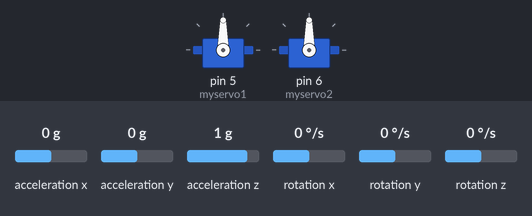
Bench run of a sketch on a simulated Arduino Uno, built with avr-gcc and run on an emulated ATmega328P. Parts: 2 × servo. The inputs (shaded band) are chosen by the test bench; at power-on: acceleration x 0 g, acceleration y 0 g, acceleration z 1 g, rotation x 0 °/s, rotation y 0 °/s, rotation z 0 °/s.

Above: at 1.7 s.
1.8 s: acceleration x set to -1.4 g
At 2.9 s:
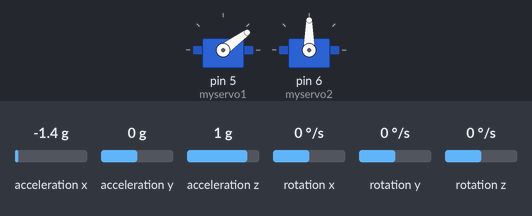
3.5 s: acceleration y set to -1.4 g
At 3.8 s:
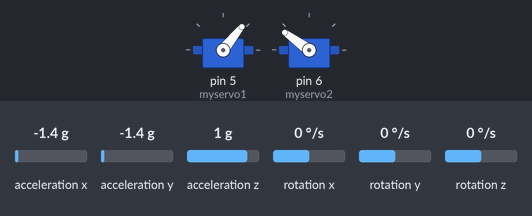
5.0 s: acceleration z set to -1.4 g
At 6.2 s:
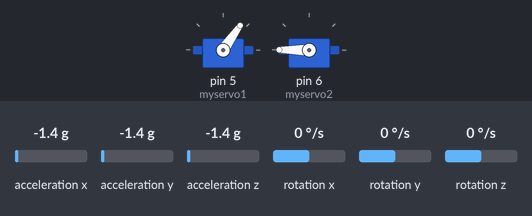
6.5 s: acceleration x set to -0.8 g
At 7.1 s:
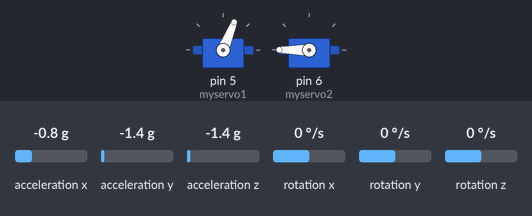
8.0 s: acceleration y set to -0.1 g
At 8.5 s:
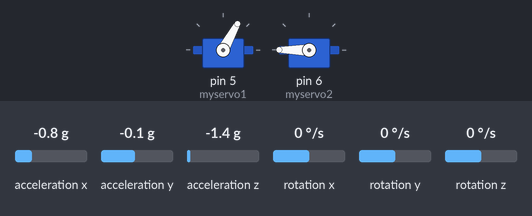
9.5 s: acceleration y set to 0.2 g
At 9.8 s:
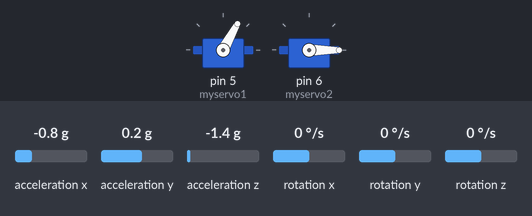
Timing chart, 0 to 12.0 s (numbered marks = the images above; inputs shaded):
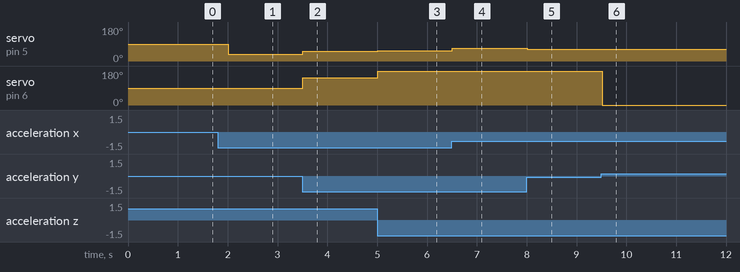

The sketch:

Gimbal_example.ino
```cpp
#include <Servo.h>

// I2Cdev and MPU6050 must be installed as libraries, or else the .cpp/.h files
// for both classes must be in the include path of your project
#include "I2Cdev.h"

#include "MPU6050_6Axis_MotionApps20.h"
//#include "MPU6050.h" // not necessary if using MotionApps include file

// Arduino Wire library is required if I2Cdev I2CDEV_ARDUINO_WIRE implementation
// is used in I2Cdev.h
#if I2CDEV_IMPLEMENTATION == I2CDEV_ARDUINO_WIRE
#include "Wire.h"
#endif

// class default I2C address is 0x68
// specific I2C addresses may be passed as a parameter here
// AD0 low = 0x68 (default for SparkFun breakout and InvenSense evaluation board)
// AD0 high = 0x69
MPU6050 mpu;
//MPU6050 mpu(0x69); // <-- use for AD0 high
Servo myservo1, myservo2;
int pos1 = 0, pos2 = 0, offset1 = 0, offset2 = 0; //the offsets can make you regulate manually the initial position of the gimbal got to row 113 to see how it effect
#define INTERRUPT_PIN PA2

// MPU control/status vars
uint16_t packetSize;    // expected DMP packet size (default is 42 bytes)
uint16_t fifoCount;     // count of all bytes currently in FIFO
uint8_t fifoBuffer[64]; // FIFO storage buffer
uint8_t mpuIntStatus;
// orientation/motion vars
Quaternion q;           // [w, x, y, z]         quaternion container
VectorFloat gravity;    // [x, y, z]   Euler angle container
float ypr[3];           // [yaw, pitch, roll]   yaw/pitch/roll container and gravity vector

unsigned long dmpPrec, dmpNow, servoPrec, servoNow;
// ================================================================
// ===                      INITIAL SETUP                       ===
// ================================================================

void setup() {
  // join I2C bus (I2Cdev library doesn't do this automatically)
#if I2CDEV_IMPLEMENTATION == I2CDEV_ARDUINO_WIRE
  Wire.begin();
  Wire.setClock(400000); // 400kHz I2C clock. Comment this line if having compilation difficulties
#elif I2CDEV_IMPLEMENTATION == I2CDEV_BUILTIN_FASTWIRE
  Fastwire::setup(400, true);
#endif

  // initialize serial communication
  // (115200 chosen because it is required for Teapot Demo output, but it's
  // really up to you depending on your project)
  //Serial.begin(115200);
  //while (!Serial); // wait for Leonardo enumeration, others continue immediately

  // initialize device
  myservo1.attach(5);
  myservo2.attach(6);
  //Serial.println(F("Initializing I2C devices..."));
  mpu.initialize();
  // verify connection
  /*
  Serial.println(F("Testing device connections..."));
  Serial.println(mpu.testConnection() ? F("MPU6050 connection successful") : F("MPU6050 connection failed"));
*/
  // load and configure the DMP
  //Serial.println(F("Initializing DMP..."));
  uint8_t devStatus;      // return status after each device operation (0 = success, !0 = error)
  devStatus = mpu.dmpInitialize();

  // make sure it worked (returns 0 if so)
  if (devStatus == 0) {
    // turn on the DMP, now that it's ready
   // Serial.println(F("Enabling DMP..."));
    mpu.setDMPEnabled(true);

    mpuIntStatus = mpu.getIntStatus();

    // get expected DMP packet size for later comparison
    packetSize = mpu.dmpGetFIFOPacketSize();

  }/* else {
    // ERROR!
    // 1 = initial memory load failed
    // 2 = DMP configuration updates failed
    // (if it's going to break, usually the code will be 1)
    Serial.print(F("DMP Initialization failed (code "));
    Serial.print(devStatus);
    Serial.println(F(")"));
  }
  */

}


// ================================================================
// ===                    MAIN PROGRAM LOOP                     ===
// ================================================================

void loop() {
  dmpNow = millis();
  if (dmpNow - dmpPrec >= 10) {
    dmpPrec = dmpNow;
    dmpData();
    ypr[1] = ypr[1] * 180 / M_PI;
    ypr[2] = ypr[2] * 180 / M_PI;
  }
  servoNow = millis();
  if (/*servoNow - servoPrec > 3 &&*/ servoNow > 2000) {
    servoPrec = servoNow;

    pos1 = (int) ypr[1] + 90 + offset1; //the offsets can make you regulate manually the initial position of the gimbal
    pos2 = (int) ypr[2] + 90 + offset2;
    /*
    Serial.println(pos1);
    Serial.println(pos2);
    */
    myservo1.write(pos1);
    myservo2.write(180-pos2); //the direction of the axe whas opposite, so I subtracted that value to 180
  }
}


void dmpData() {
  mpuIntStatus = mpu.getIntStatus();
  if (mpuIntStatus & 0x02 || fifoCount >= packetSize) {
    // reset interrupt flag and get INT_STATUS byte
    //dmpReady = false;
    // get current FIFO count
    fifoCount = mpu.getFIFOCount();
    // check for overflow (this should never happen unless our code is too inefficient)
    if ((mpuIntStatus & 0x10) || fifoCount == 1024) {
      // reset so we can continue cleanly
      mpu.resetFIFO();
      // Serial.println(F("FIFO overflow!"));

      // otherwise, check for DMP data ready interrupt (this should happen frequently)
    } else if (mpuIntStatus & 0x02) {
      // wait for correct available data length, should be a VERY short wait
      while (fifoCount < packetSize) fifoCount = mpu.getFIFOCount();

      // read a packet from FIFO
      mpu.getFIFOBytes(fifoBuffer, packetSize);

      // track FIFO count here in case there is > 1 packet available
      // (this lets us immediately read more without waiting for an interrupt)
      fifoCount -= packetSize;

      mpu.dmpGetQuaternion(&q, fifoBuffer);
      mpu.dmpGetGravity(&gravity, &q);
      mpu.dmpGetYawPitchRoll(ypr, &q, &gravity);

      ypr[1] = (ypr[1] * 180 / M_PI);
      mpu.dmpGetQuaternion(&q, fifoBuffer);
      mpu.dmpGetGravity(&gravity, &q);
      mpu.dmpGetYawPitchRoll(ypr, &q, &gravity);
    }
  }
}
```

Measured:
- the behaviour switches between 0 and 0.1 g on acceleration y (found by bisection; images 5 and 6)
- after the input at 1.8 s, servo on pin 5 (myservo1): 90° → 36° after 0.21 s
- after the input at 3.5 s, servo on pin 5 (myservo1): 36° → 51° at once; servo on pin 6 (myservo2): 90° → 144° at once
- after the input at 5.0 s, servo on pin 5 (myservo1): 51° → 55° at once; servo on pin 6 (myservo2): 144° → 180° at once
- after the input at 6.5 s, servo on pin 5 (myservo1): 55° → 68° at once
- after the input at 8.0 s, servo on pin 5 (myservo1): 68° → 61° at once
- after the input at 9.5 s, servo on pin 6 (myservo2): 180° → 0° at once
